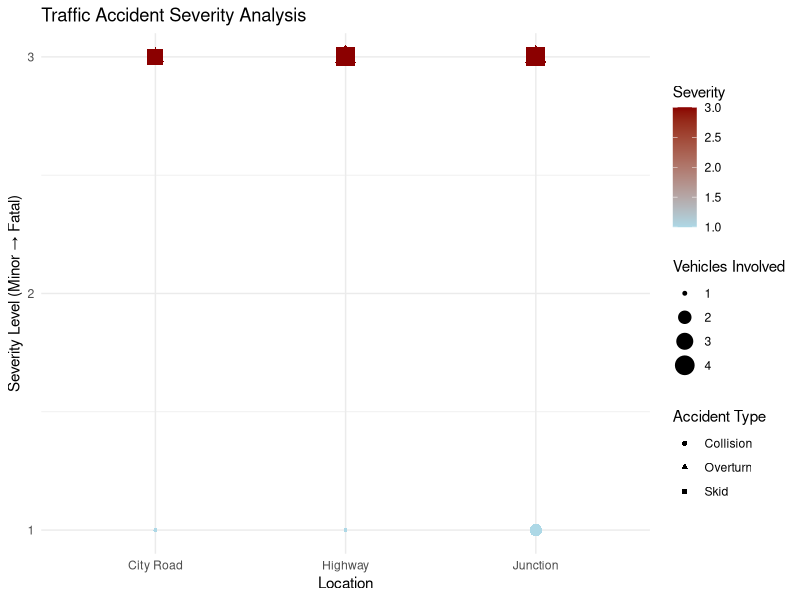

This figure's R source:
#23BAD122
# Load required library
library(ggplot2)
# --------------------------------
accident_data <- data.frame(
  Location = c("City Road", "City Road", "City Road",
               "Highway", "Highway", "Highway",
               "Junction", "Junction", "Junction"),
  
  Severity = c(1, 3, 3,
               1, 3, 3,
               1, 3, 3),
  
  Vehicles_Involved = c(1, 2, 3,
                        1, 3, 4,
                        2, 3, 4),
  
  Accident_Type = c("Collision", "Overturn", "Skid",
                    "Collision", "Overturn", "Skid",
                    "Collision", "Overturn", "Skid")
)

# --------------------------------
# Traffic Accident Severity Analysis Plot
# --------------------------------
ggplot(accident_data,
       aes(x = Location,
           y = Severity,
           color = Severity,
           size = Vehicles_Involved,
           shape = Accident_Type)) +
  geom_point() +
  scale_color_gradient(low = "lightblue", high = "darkred") +
  scale_y_continuous(breaks = c(1, 2, 3),
                     labels = c("1", "2", "3")) +
  labs(
    title = "Traffic Accident Severity Analysis",
    x = "Location",
    y = "Severity Level (Minor → Fatal)",
    color = "Severity",
    size = "Vehicles Involved",
    shape = "Accident Type"
  ) +
  theme_minimal()
